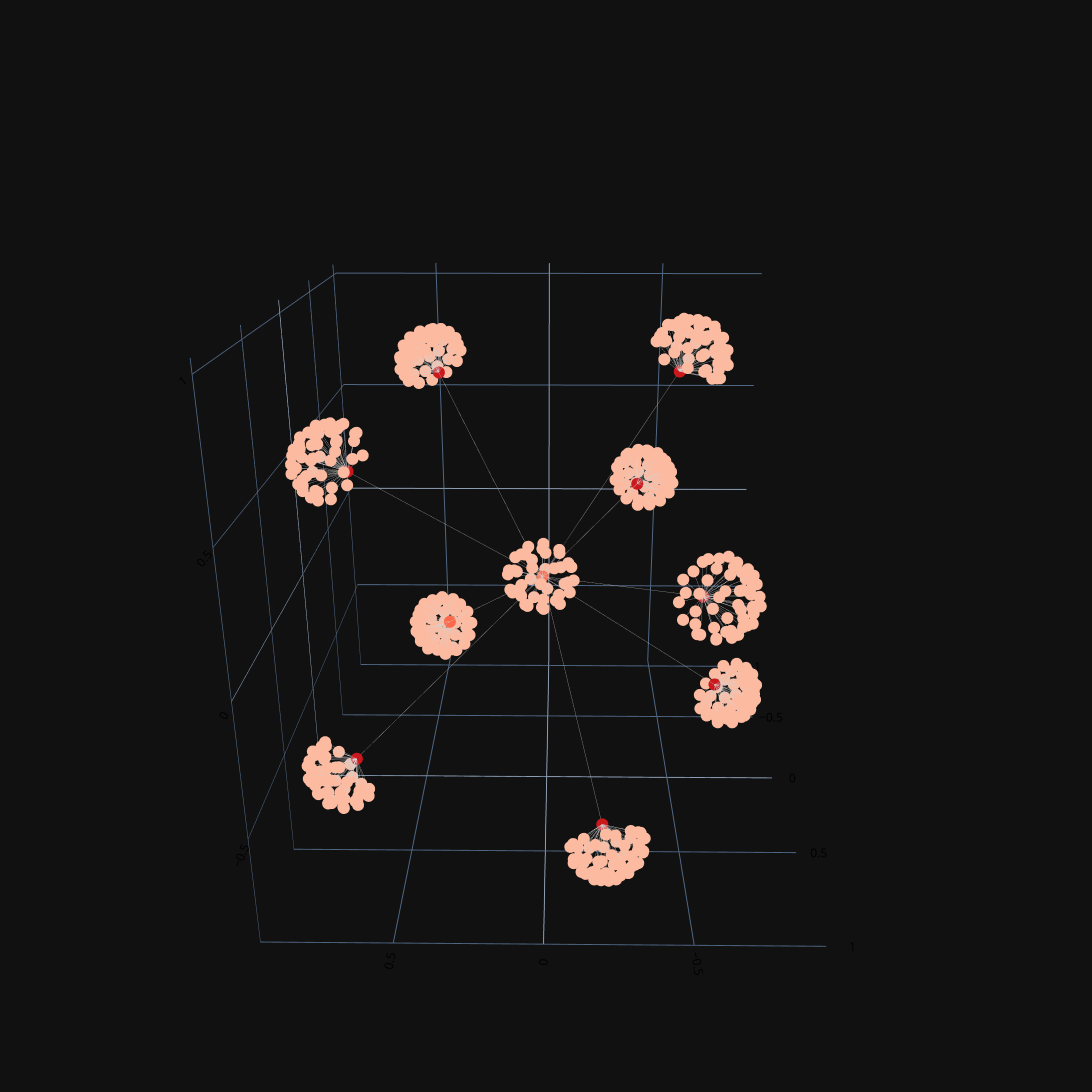

Notebook source saved alongside this figure:
### Code cell
print('Spring Layout:', organism)

fig = pgo.Figure()
for i in spring_data:
    fig.add_trace(i)
fig.update_layout(template='plotly_dark', showlegend=False, width=1200, height=1200,
                  scene=dict(
                      xaxis_title='',
                      yaxis_title='',
                      zaxis_title='',
                      xaxis=dict(nticks=0,tickfont=dict(
                            color='black')),
                      yaxis=dict(nticks=0,tickfont=dict(
                            color='black')),
                      zaxis=dict(nticks=0,tickfont=dict(
                            color='black')),
                    dragmode="turntable",
                    #annotations=annotations,
                ))
py.iplot(fig)

plotly.offline.plot(fig, filename = 'output_plots/3Dtoynetwork_'+'spring_'+organism+'.html', auto_open=False)

### Figure 1 — Plotly figure (JSON) as saved in the notebook; plotly's stock layout.template omitted (floating-point values rounded to 4 significant figures; data arrays with more than 128 entries replaced by an {"elided": "..."} marker saying what was removed)
{"data": [{"hoverinfo": "text", "marker": {"color": {"elided": "500x3 float values"}, "line": {"color": {"elided": "500x3 float values"}, "width": 1}, "size": 4, "symbol": "circle"}, "mode": "markers", "type": "scatter3d", "x": {"elided": "500 float values"}, "y": {"elided": "500 float values"}, "z": {"elided": "500 float values"}}, {"hoverinfo": "none", "line": {"color": "lightgrey", "width": 0.5}, "mode": "lines", "opacity": 1, "type": "scatter3d", "x": {"elided": "1497 float values"}, "y": {"elided": "1497 float values"}, "z": {"elided": "1497 float values"}}], "layout": {"height": 1200, "scene": {"aspectmode": "auto", "aspectratio": {"x": 0.9574, "y": 1.049, "z": 0.9953}, "camera": {"center": {"x": 0, "y": 0, "z": 0}, "eye": {"x": -0.02194, "y": 2.011, "z": 0.8025}, "projection": {"type": "perspective"}, "up": {"x": 0, "y": 0, "z": 1}}, "dragmode": "turntable", "xaxis": {"nticks": 0, "tickfont": {"color": "black"}, "title": {"text": ""}, "type": "linear"}, "yaxis": {"nticks": 0, "tickfont": {"color": "black"}, "title": {"text": ""}, "type": "linear"}, "zaxis": {"nticks": 0, "tickfont": {"color": "black"}, "title": {"text": ""}, "type": "linear"}}, "showlegend": false, "width": 1200}}
